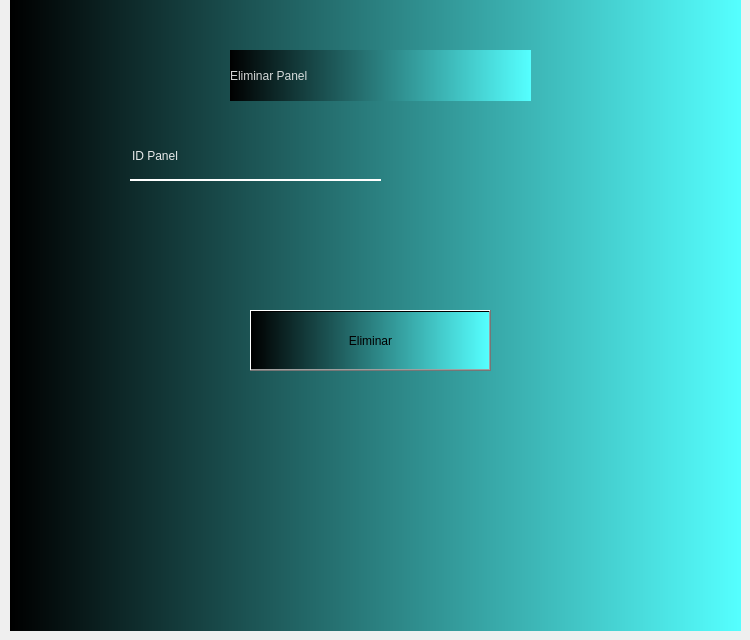
    <widget class="QWidget" name="tab_20">
     <attribute name="title">
      <string>pedido</string>
     </attribute>
     <widget class="QWidget" name="widget_6" native="true">
      <property name="geometry">
       <rect>
        <x>10</x>
        <y>0</y>
        <width>731</width>
        <height>631</height>
       </rect>
      </property>
      <property name="styleSheet">
       <string notr="true">background-color: rgb(85, 255, 255);
background-color: qlineargradient(spread:pad, x1:0, y1:0, x2:1, y2:0, stop:0 rgba(0, 0, 0, 255), stop:1 rgba(85, 255, 255));</string>
      </property>
      <widget class="QPushButton" name="pushButton_8">
       <property name="geometry">
        <rect>
         <x>240</x>
         <y>310</y>
         <width>241</width>
         <height>61</height>
        </rect>
       </property>
       <property name="styleSheet">
        <string notr="true">color:rgba(255,255,255,210);
background-color: rgba(0, 20, 80, 1);
font: 75 20pt &quot;Rockwell&quot;;
border-radus: 50%;
QPushButton #pushButton {
background-color: qlineargradient(spread:pad, x1:0, y1:0.505682, x2:1, y2:0.477, stop:0 rgba(20, 47, 78, 219), stop:1 rgba(85, 98, 112, 226));
color:rgba(255,255,255,210);
border-radus:5px;
}



</string>
       </property>
       <property name="text">
        <string>Eliminar</string>
       </property>
      </widget>
      <widget class="QLineEdit" name="lineEdit_23">
       <property name="geometry">
        <rect>
         <x>120</x>
         <y>140</y>
         <width>251</width>
         <height>41</height>
        </rect>
       </property>
       <property name="styleSheet">
        <string notr="true">background-color:rgba(0, 0, 0, 0);
font: italic 10pt &quot;MS Sans Serif&quot;;
border:none;
border-bottom:2px solid #ffffff;
color:rgba(255,255,255,230);
padding-bottom:7px;</string>
       </property>
       <property name="text">
        <string>ID Panel</string>
       </property>
      </widget>
      <widget class="QLabel" name="label_14">
       <property name="geometry">
        <rect>
         <x>220</x>
         <y>50</y>
         <width>301</width>
         <height>51</height>
        </rect>
       </property>
       <property name="styleSheet">
        <string notr="true">color:rgba(255,255,255,210);
font: 75 20pt &quot;Rockwell&quot;;

</string>
       </property>
       <property name="text">
        <string>Eliminar Panel</string>
       </property>
      </widget>
     </widget>
    </widget>
